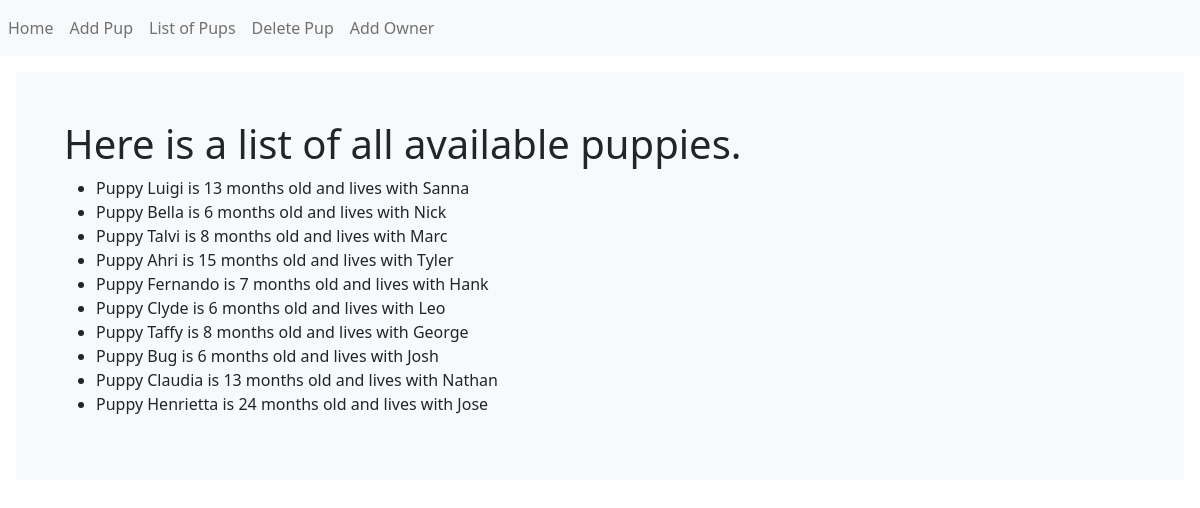
Page /list on the committed database.
### apuppy_dashboard.py (models this page shows, shortened)
class Puppy(db.Model):
    __tablename__ = 'pups'
    id = db.Column(db.Integer,primary_key = True)
    name = db.Column(db.Text)
    age = db.Column(db.Integer)
    owner = db.relationship('Owner',backref='puppy',uselist=False)
    def __repr__(self):
        if self.owner:
            return f"Puppy {self.name} is {self.age} months old and lives with {self.owner.name}"
        else:
            return f"Puppy {self.name} is {self.age} months old and lives in the wilderness"

class Owner(db.Model):
    __tablename__ = 'owners'
    id = db.Column(db.Integer,primary_key= True)
    name = db.Column(db.Text)
    puppy_id = db.Column(db.Integer,db.ForeignKey('pups.id'))

### apuppy_dashboard.py (the view)
@app.route('/list')
def list_pup():
    pups = Puppy.query.all()
    return render_template('list_puppy.html', pups=pups)

### templates/list_puppy.html
{% extends "base.html" %}
{% block content %}
<div class="bg-light p-5 rounded-lg m-3">
  <h1>Here is a list of all available puppies.</h1>
  <ul>
    {% for pup in pups  %}
    <li>{{pup}}</li>
    {% endfor %}
  </ul>
</div>
{% endblock %}

### templates/base.html (shortened to what this page needs)
<!DOCTYPE html>
<html lang="en" dir="ltr">
  <head>
    <link href="https://cdn.jsdelivr.net/npm/bootstrap@5.1.3/dist/css/bootstrap.min.css" rel="stylesheet">
  </head>
  <body>
    <nav class="navbar navbar-expand-lg navbar-light bg-light">
    <div class="navbar-nav">
      <a class="nav-item nav-link" href="{{ url_for('index') }}">Home</a>
      <a class="nav-item nav-link" href="{{ url_for('add_pup') }}">Add Pup</a>
      <a class="nav-item nav-link" href="{{ url_for('list_pup') }}">List of Pups</a>
      <a class="nav-item nav-link" href="{{ url_for('del_pup') }}">Delete Pup</a>
      <a class="nav-item nav-link" href="{{ url_for('add_owner') }}">Add Owner</a>
    </div>
</nav>
  {% block content %}
  {% endblock %}
  </body>
</html>

### rows in the picture
Puppy: name+age "Puppy Luigi is 13 months old and lives with Sanna"
Puppy: name+age "Puppy Bella is 6 months old and lives with Nick"
Puppy: name+age "Puppy Talvi is 8 months old and lives with Marc"
Puppy: name+age "Puppy Ahri is 15 months old and lives with Tyler"
Puppy: name+age "Puppy Fernando is 7 months old and lives with Hank"
Puppy: name+age "Puppy Clyde is 6 months old and lives with Leo"
Puppy: name+age "Puppy Taffy is 8 months old and lives with George"
Puppy: name+age "Puppy Bug is 6 months old and lives with Josh"
Puppy: name+age "Puppy Claudia is 13 months old and lives with Nathan"
Puppy: name+age "Puppy Henrietta is 24 months old and lives with Jose"
